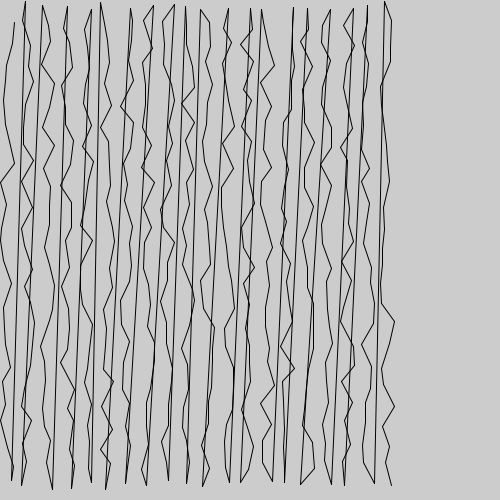
Frame 1 (no input)
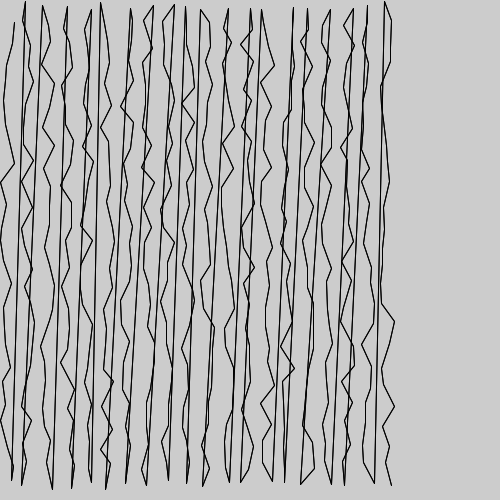
Frame 2 (the mouse pressed at the canvas centre, redrawn once)

The Processing sketch that drew these frames (run headless with seeded random() and noise(); the mouse was pressed at the canvas centre and the sketch redrawn once):

// Processing sketch: sketch_points
// ── sketch_points.pde
ArrayList<PVector> points = new ArrayList<PVector>();

int rows = 20;
int cols = 25;
int distance = 20;

void setup() {
  size(500, 500);
  noLoop();

  for (int x=0; x < rows; x++) {
    for (int y=0; y < cols; y++) {
      float px = x * distance + random(15);
      float py = y * distance + random(10);
      points.add(new PVector(px, py));
    }
  }

  int total = points.size();
  println("The total number of points is: " + total);
}

void draw() {
  for (int i = 0; i < points.size(); i++) {
    if (i-1 > 0) {
      PVector pa = points.get(i-1);
      PVector p = points.get(i);
      line(pa.x, pa.y, p.x, p.y);
    }
  }
}
